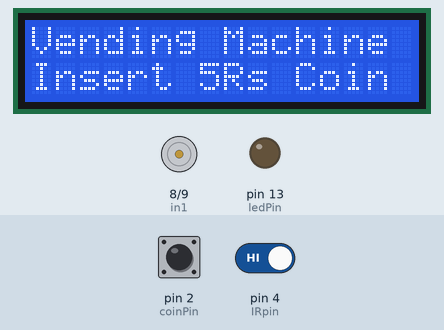
Bench run of a sketch on a simulated Arduino Nano, built with avr-gcc and run on an emulated ATmega328P. Parts: 16×2 character LCD, motor-driver pin pairs drawn as motors (green arrow = first pin HIGH = forward, orange = second pin HIGH = backward, longer = more drive, scaled by the enable pin), output pins drawn as LEDs (lit = HIGH). The inputs (shaded band) are chosen by the test bench; at power-on: pin 2 (coinPin) HIGH, pin 4 (IRpin) HIGH. What the sketch prints to the serial monitor is not drawn.

Above: at 1.2 s.
1.3 s: pin 2 (coinPin) pulled LOW for 0.15 s
At 2.7 s:
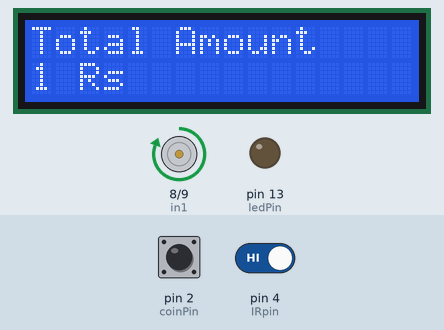
3.1 s: pin 4 (IRpin) driven LOW
At 3.7 s:
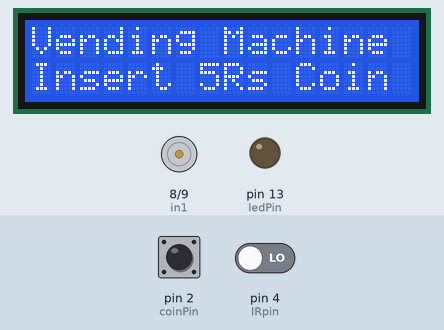
6.1 s: pin 2 (coinPin) pulled LOW for 1 s
10.1 s: pin 2 (coinPin) pulled LOW for 0.15 s
13.2 s: pin 2 (coinPin) pulled LOW for 3.2 s
19.4 s: pin 2 (coinPin) pulled LOW for 0.15 s
Timing chart, 0 to 22.4 s (numbered marks = the images above; inputs shaded):
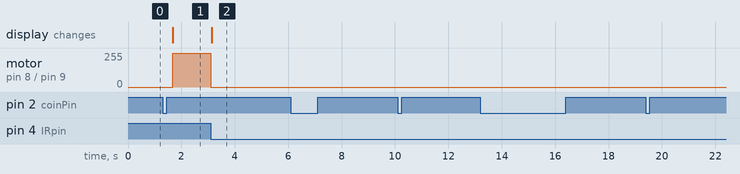

Measured:
- after the input at 1.3 s, motor on pin 8 (in1) / pin 9 (in2): stopped → forward 255/255 after 0.37 s; the display: changes after 0.37 s (image 1)
- after the input at 3.1 s, motor on pin 8 (in1) / pin 9 (in2): forward 255/255 → stopped at once; the display: changes at once (image 2)

The sketch:

coin_count.ino
```cpp
#include <LiquidCrystal_I2C.h> // Driver Library for the LCD Module

// Wiring: Connect SDA pin to A4 and SCL pin to A5
// Connects to LCD via I2C, at address 0x27 (A0-A2 not jumpered)

LiquidCrystal_I2C lcd = LiquidCrystal_I2C(0x27,16,2); // Adjust to (0x27,20,4) for 20x4 LCD

// Basic CH-926 Coin Acceptor Code for Arduino Nano
const int coinPin = 2; // Signal pin on CH-926 connected to D2
volatile int pulseCount = 0;
volatile unsigned long lastPulseTime = 0;
float totalAmount = 0.0;
int signal =0;
int status =0;
char buffer[14]; // Must be large enough for all digits + null terminator '\0'

// Set your coin values based on pulses (e.g., 1 pulse = 1, 2 pulses = 5)
float coinValues[] = {0.0, 1.0, 5.0, 10.0, 20.0, 5.0, 100.0};

void setup() {
  Serial.begin(9600);
  pinMode(coinPin, INPUT_PULLUP);
  // Attach interrupt to pin 2, triggering on RISING edge
  attachInterrupt(digitalPinToInterrupt(coinPin), coinISR, RISING);
  Serial.println("Ready to accept coins.");
  motor_setup();
  ir_setup();
  lcd_setup();
  status =0;
  lcd_print("Vending Machine" ,"Insert 5Rs Coin");
}

void loop() {
  // If pulses were detected
  if (pulseCount > 0 && (millis() - lastPulseTime > 200)) {
    if (pulseCount < 7) { // Assuming max 6 types
      totalAmount += coinValues[pulseCount];
      Serial.print("Coins: ");
      Serial.print(pulseCount);
      Serial.print(" | Total: ");
      Serial.println(totalAmount);


      status =1;
      //sprintf (buffer,"Rs= %d",totalAmount);
      sprintf(buffer, "%d Rs", int(totalAmount)); // Result: "Value: 05" [30, 36]

      lcd_print("Total Amount" ,buffer);
      Serial.println(buffer);
      motor_rotate(status);


    }
    pulseCount = 0; // Reset for next coin
  }


  signal = ir_check();
  //Serial.print("status check :");
 // Serial.println(signal);
  if(signal)
  {
   status =0;
   motor_rotate(status);
   lcd.clear();lcd_print("Vending Machine" ,"Insert 5Rs Coin");


  }


}

void coinISR() {
  pulseCount++;
  lastPulseTime = millis();
}
```

ir_sensor.ino
```cpp
#define IRpin 4
#define ledPin 13
void ir_setup() {
	// put your setup code here, to run once:
pinMode(IRpin,INPUT);
pinMode(ledPin,OUTPUT);
}

int ir_check() {
	// put your main code here, to run repeatedly:
	int IRread = digitalRead(IRpin);
digitalWrite(ledPin,LOW);
if(IRread == 0){
	return 1;
}
else
{
  return 0;
}
}
```

motor_control.ino
```cpp
// Motor A connections
int enA = 7;
int in1 = 8;
int in2 = 9;


void motor_setup() {
  // Set all motor control pins to outputs
  pinMode(enA, OUTPUT);
  pinMode(in1, OUTPUT);
  pinMode(in2, OUTPUT);

}

void motor_rotate(int enable) {
  if(enable)
  {

  analogWrite(enA,128);

  // Change direction
  digitalWrite(in1, HIGH);
  digitalWrite(in2, LOW);
  }
  else
  {
     analogWrite(enA,128);

  // Change direction
  digitalWrite(in1,LOW);
  digitalWrite(in2, LOW);
  }


}
```

lcd_test.ino
```cpp
void lcd_setup() {
  // Initiate the LCD and turn on the backlight
  lcd.init();          // Initiate the LCD module
  lcd.backlight();     // Turn on the backlight
}

void lcd_print(char* data1,char* data2) {
lcd.clear();
  // Print 'Hello World!' on the first line of the LCD
  lcd.setCursor(0, 0);          // Set the cursor on the first column and first row.
  lcd.print(data1);    // Print the string "Hello World!"

  lcd.setCursor(0, 1);          //Set cursor to 2nd column and 2nd row (counting starts at 0)
  lcd.print(data2);
}
```
